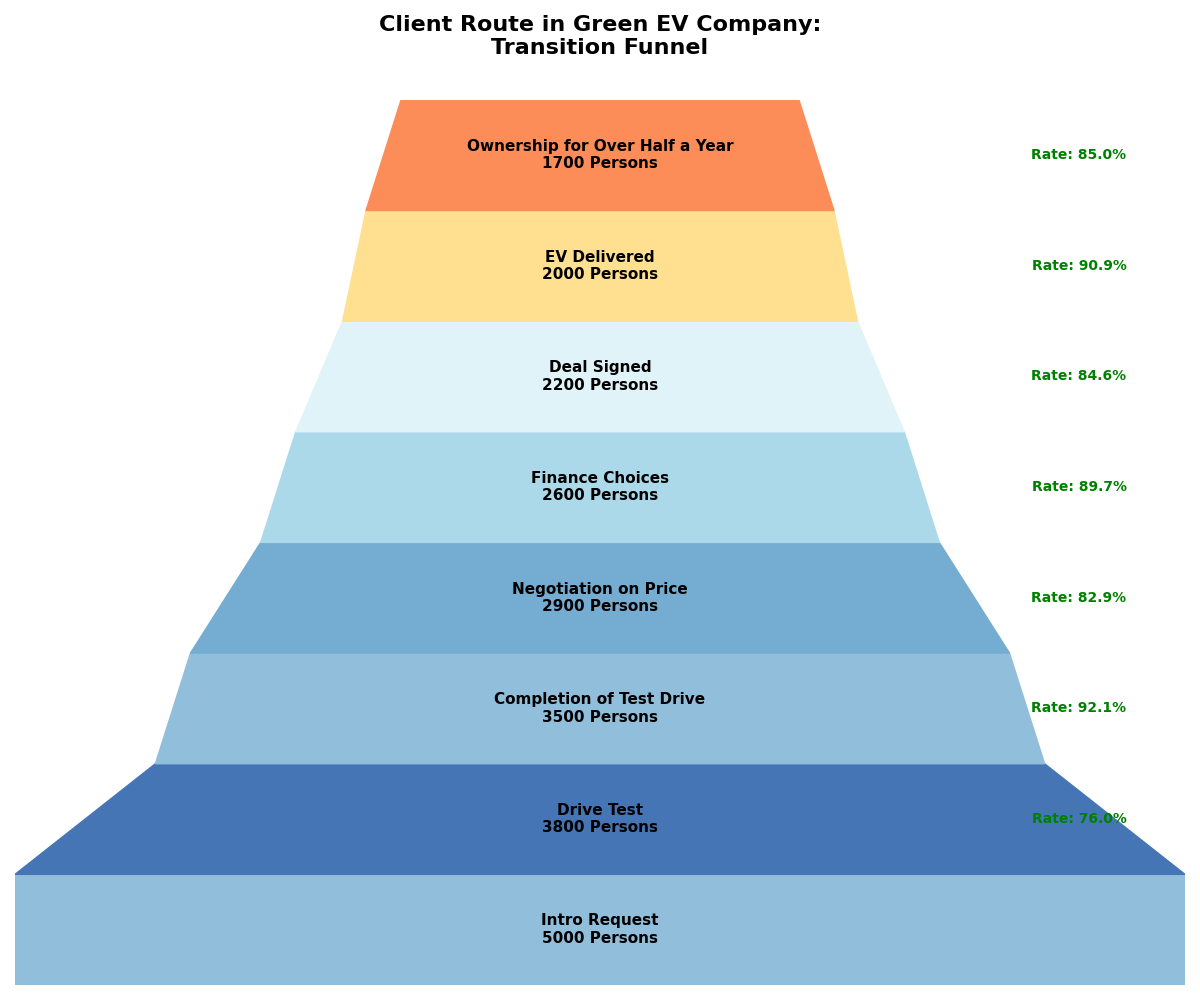

Write Python code to recreate this figure.
import matplotlib.pyplot as plt
import matplotlib.patches as patches
import numpy as np

steps = [
    "Intro Request",
    "Drive Test",
    "Completion of Test Drive",
    "Negotiation on Price",
    "Finance Choices",
    "Deal Signed",
    "EV Delivered",
    "Ownership for Over Half a Year"
]

consumer_counts = np.array([5000, 3800, 3500, 2900, 2600, 2200, 2000, 1700])

conversion_rates = 100 * (consumer_counts[1:] / consumer_counts[:-1])

widths = consumer_counts / consumer_counts[0]

colors = ['#91bfdb', '#4575b4', '#91bfdb', '#74add1', '#abd9e9', '#e0f3f8', '#fee090', '#fc8d59']

fig, ax = plt.subplots(figsize=(12, 10))

for i in range(len(steps)):
    top_width = widths[i-1] if i > 0 else 1.0
    bottom_width = widths[i]
    
    trapezoid = patches.Polygon(
        [
            [(1 - top_width) / 2, i], [(1 + top_width) / 2, i], 
            [(1 + bottom_width) / 2, i + 1], [(1 - bottom_width) / 2, i + 1]
        ], closed=True, color=colors[i], edgecolor='black'
    )
    ax.add_patch(trapezoid)
    
    ax.text(0.5, i + 0.5, f"{steps[i]}\n{consumer_counts[i]} Persons",
            ha='center', va='center', fontsize=11, color='black', weight='bold')

    if i > 0:
        ax.text(0.95, i + 0.5, f"Rate: {conversion_rates[i-1]:.1f}%", 
                ha='right', va='center', fontsize=10, color='green', weight='bold')

ax.set_xlim(0, 1)
ax.set_ylim(0, len(steps))
ax.axis('off')

ax.set_title('Client Route in Green EV Company:\nTransition Funnel',
             fontsize=16, weight='bold', ha='center', va='bottom', pad=30)

plt.tight_layout()
plt.show()
